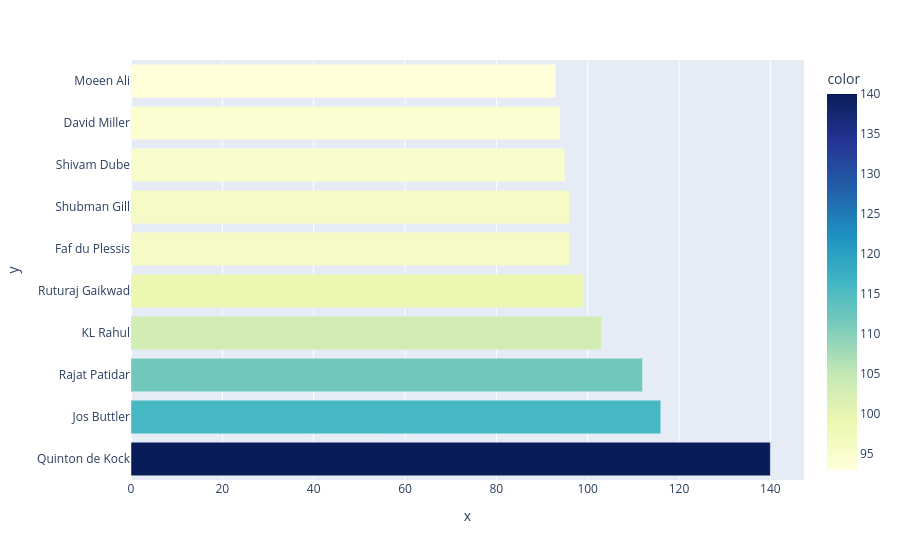

Write notebook code for a chart like this one.
### Code cell
top_scorers = (
    df.groupby('top_scorer')['highscore'].max().sort_values(ascending=False).head(10))
fig = px.bar(
    x=top_scorers.values,
    y=top_scorers.index,
    orientation='h',
    color=top_scorers.values,
    color_continuous_scale='YlGnBu'
)
fig.show()

### Figure 1 — Plotly figure (JSON) as saved in the notebook; plotly's stock layout.template omitted (floating-point values rounded to 4 significant figures)
{"data": [{"hovertemplate": "x=%{x}<br>y=%{y}<br>color=%{marker.color}<extra></extra>", "legendgroup": "", "marker": {"color": [140, 116, 112, 103, 99, 96, 96, 95, 94, 93], "coloraxis": "coloraxis", "pattern": {"shape": ""}}, "name": "", "orientation": "h", "showlegend": false, "textposition": "auto", "type": "bar", "x": [140, 116, 112, 103, 99, 96, 96, 95, 94, 93], "xaxis": "x", "y": ["Quinton de Kock", "Jos Buttler", "Rajat Patidar", "KL Rahul", "Ruturaj Gaikwad", "Faf du Plessis", "Shubman Gill", "Shivam Dube", "David Miller", "Moeen Ali"], "yaxis": "y"}], "layout": {"barmode": "relative", "coloraxis": {"colorbar": {"title": {"text": "color"}}, "colorscale": [[0, "rgb(255,255,217)"], [0.125, "rgb(237,248,177)"], [0.25, "rgb(199,233,180)"], [0.375, "rgb(127,205,187)"], [0.5, "rgb(65,182,196)"], [0.625, "rgb(29,145,192)"], [0.75, "rgb(34,94,168)"], [0.875, "rgb(37,52,148)"], [1, "rgb(8,29,88)"]]}, "legend": {"tracegroupgap": 0}, "margin": {"t": 60}, "xaxis": {"anchor": "y", "domain": [0, 1], "title": {"text": "x"}}, "yaxis": {"anchor": "x", "domain": [0, 1], "title": {"text": "y"}}}}
